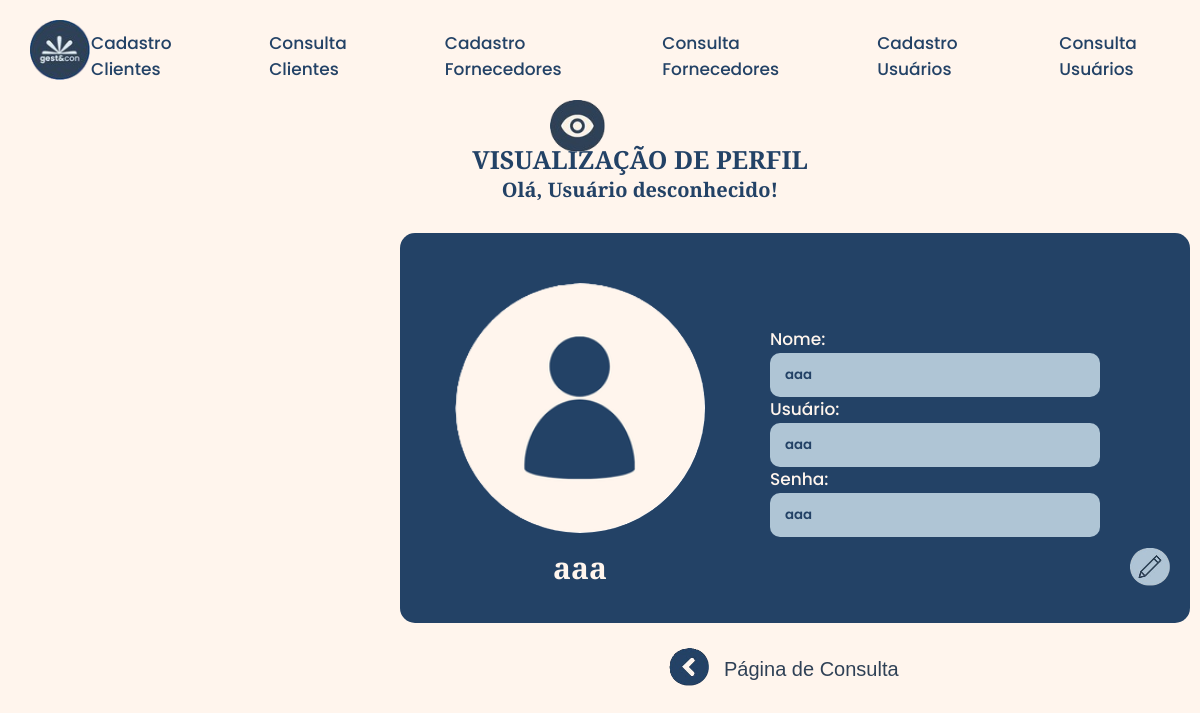
The page /visualizar_usuario/0 on the database its author committed.
### tables this page shows
CREATE TABLE "tb_login" (
	"usuario_id"	INTEGER,
	"usuario"	TEXT,
	"senha"	TEXT,
	"nome_usuario"	TEXT,
	"imagem"	TEXT,
	PRIMARY KEY("usuario_id" AUTOINCREMENT)
);

### run.py (the view)
@app.route('/visualizar_usuario/<int:usuario_id>', methods=['GET'])
def visualizar_usuario(usuario_id):
    conexao = sqlite3.connect('models/cadastro.db')
    cursor = conexao.cursor()
    sql = 'SELECT * FROM tb_login WHERE usuario_id = ?'
    cursor.execute(sql, (usuario_id,))
    usuario = cursor.fetchone()
    usuario_logado = app.config['dados_login']
    nome_usuario = usuario_logado[3] if len(usuario_logado) > 3 else "Usuário desconhecido"
    return render_template('visualizar_usuario.html', usuario=usuario, nome_usuario=nome_usuario)

### templates/visualizar_usuario.html (shortened to what this page needs)
<!DOCTYPE html>
<html lang="pt-br">
<head>
    <link rel="stylesheet" href="/static/styles/visualizar_usuarios.css">
</head>
<body>
    <header class="cabecalho" >
        <nav>
            <a href="/cadastro_cliente">Cadastro Clientes</a>
            <a href="/consulta_cliente">Consulta Clientes</a>
            <a href="/cadastro_fornecedor">Cadastro Fornecedores</a>
            <a href="/consulta_fornecedor">Consulta Fornecedores</a>
            <a href="/cadastro_usuario">Cadastro Usuários</a>
            <a href="/consulta_usuario">Consulta Usuários</a>
        </nav>
    </header>
    <img class="logo" src="/static/assets/logo.png" alt="">
    <img class="olho" src="/static/assets/olho.png" alt="">
    <h1>VISUALIZAÇÃO DE PERFIL</h1>
    <h2>Olá, {{ nome_usuario }}!</h2>
    <div class="container">
        {% if usuario[4] %}
            <img class="icon" src="{{ url_for('uploaded_file', filename=usuario[4]) }}" alt="{{ usuario[3] }}">
        {% else %}
            <img class="icon" src="/static/assets/usuario.png" alt="Imagem não disponível">
        {% endif %}
        <h3> {{ usuario[3] }} </h3>
    </div>
    <div class="conteudo">
        <div class="form-group-1">
            <label for="nome">Nome:</label>
            <input type="text" id="nome" value="{{ usuario[3] }}" readonly>
        </div>
        <div class="form-group-2">
            <label for="usuario">Usuário:</label>
            <input type="text" id="usuario" value="{{ usuario[1] }}" readonly>
        </div>
        <div class="form-group-3">
            <label for="senha">Senha:</label>
            <input type="text" id="senha" value="{{ usuario[2] }}" readonly>
        </div>
    </div>
    <a class="editar" href="/editar_usuario/{{ usuario[0] }}"><img src="/static/assets/editar.png" alt=""></a>
    <a class="voltar" href="/consulta_usuario">
        <img src="/static/assets/voltar.png" alt="">Página de Consulta
    </a>
</body>
</html>

### static/styles/visualizar_usuarios.css (style rules this page uses)
:root { --cor-1: #fff5ed; --cor-2: #234266; --cor-3: #afc5d5; --cor-4: #2f4156; --font-title: 'Young Serif', sans-serif; --font-body: 'Poppins', sans-serif; }
body { background-color: var(--cor-1); margin-left: 80px; }
* { margin: 0%; padding: 0%; }
nav { padding: 30px 11px; display: flex; justify-content: center; gap: 50px; }
nav a { color: var(--cor-2); text-decoration: none; font-family: var(--font-body); font-size: 17px; font-weight: 500; position: relative; transition: 0.5s ease-in-out; }
nav a::after { content: ''; position: absolute; left: 50%; bottom: -3px; transform: translateX(-50%); width: 0; height: 3px; border-radius: 25px; background-color: var(--cor-2); transition: width 0.3s ease; }
.olho { position: absolute; top: 100px; left: 550px; width: 55px; height: auto; }
.logo { width: 60px; position: absolute; top: 20px; left: 30px; }
h1 { font-family: var(--font-title); font-size: 25px; color: var(--cor-2); text-align: center; margin-top: 30px; }
h2 { font-family: var(--font-title); font-size: 20px; color: var(--cor-2); text-align: center; margin-bottom: 10px; }
.container { width: 300px; height: 450px; text-align: center; border-radius: 50px; margin-left: 350px; margin-top: 30px; }
h3 { font-family: var(--font-title); color: var(--cor-1); font-size: 30px; margin-top: 10px; }
.icon { width: 250px; height: 250px; object-fit: cover; border-radius: 50%; margin-top: 50px; }
.conteudo { background-color: var(--cor-2); color: var(--cor-1); font-size: 20PX; border-radius: 15px; display: grid; grid-template-columns: 1fr; padding: 20px; width: 750px; height: 350px; margin-left: 320px; margin-top: -450px; font-family: var(--font-body); font-weight: 600; text-align: left; }
input { font-family: var(--font-body); font-weight: 600; border: none; width: 300px; background-color: var(--cor-3); margin-left: 350px; margin-bottom: 5px; color: var(--cor-2); padding: 12px 15px; border-radius: 10px; }
label { margin-left: 350px; font-family: var(--font-body); font-weight: 500; color: var(--cor-1); font-size: 17px; margin-bottom: 5px; }
.form-group-1 { margin-top: 70px; }
.form-group-2 { margin-top: -70px; }
.form-group-3 { margin-top: -70px; }
.voltar img { width: 40px; height: auto; position: relative; left: -15px; bottom: -10px; opacity: 1; transition: opacity 0.3s ease; }
.voltar { font-size: 20px; color: var(--cor-4); text-decoration: none; position: relative; bottom: -15px; left: 560px; transition: color 0.5s; font-family: var(--font-title); transition: 0.5; }
.voltar::after { opacity: 0.5; content: ""; position: absolute; left: 170px; bottom: -2px; width: 0; height: 2px; background-color: var(--cor-2); transition: width 0.3s ease-in-out; }
.editar img { width: 40px; height: auto; position: relative; bottom: 75px; left: 1050px; opacity: 1; transition: opacity 0.3s ease; }

### rows shown on the page
tb_login: nome_usuario "aaa", usuario "aaa", senha "aaa"

### other values the page prints
{{ nome_usuario }} "Usuário desconhecido"
